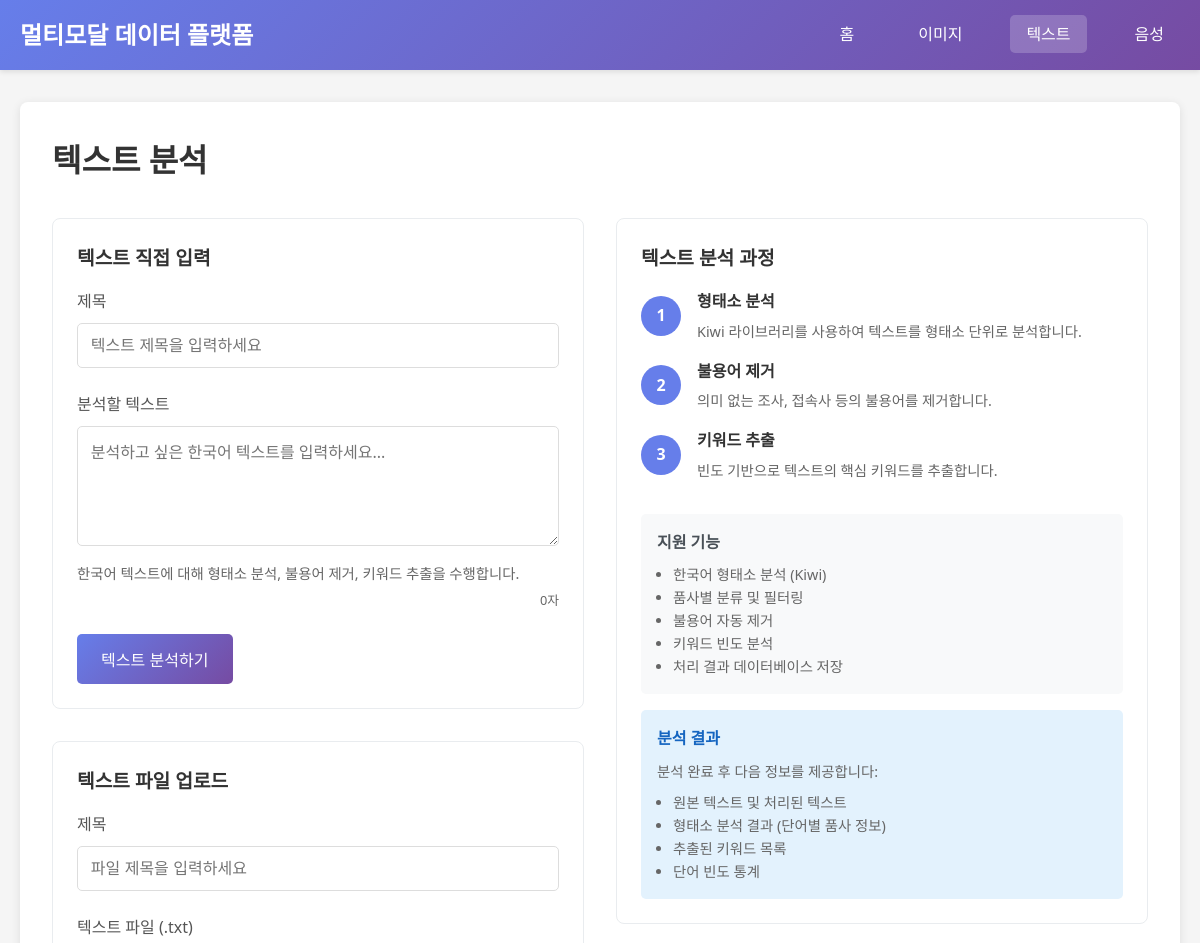
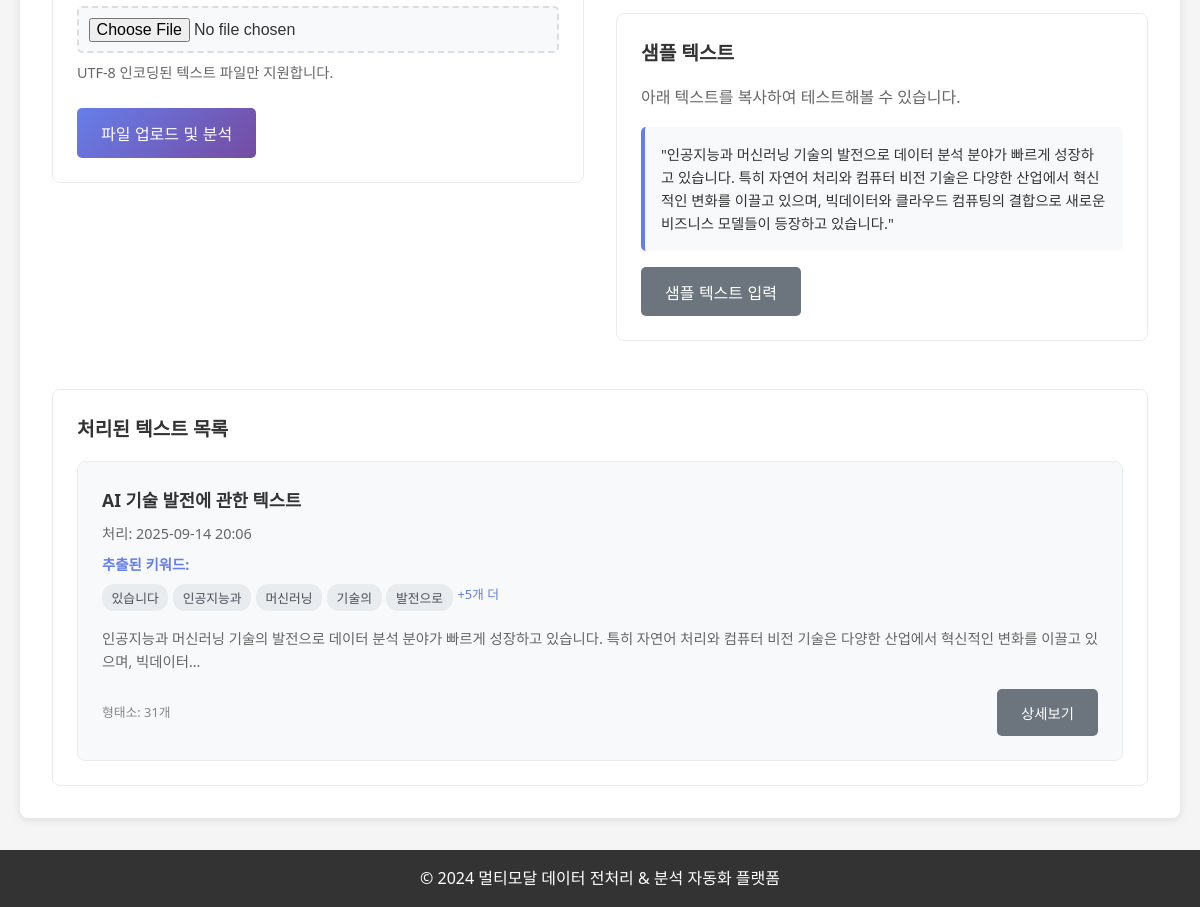
The page /text/ on the database its author committed (2 pictures, top to bottom).
### multimodal/models.py (models this page shows, shortened)
class TextData(models.Model):
    title = models.CharField(max_length=200, verbose_name="제목")
    original_text = models.TextField(verbose_name="원본 텍스트")
    processed_text = models.TextField(blank=True, verbose_name="처리된 텍스트")
    morphemes = models.JSONField(default=list, verbose_name="형태소 분석 결과")  # [{"word": str, "pos": str}, ...]
    keywords = models.JSONField(default=list, verbose_name="키워드 추출 결과")  # [str, ...]
    created_at = models.DateTimeField(auto_now_add=True)
    user = models.ForeignKey(User, on_delete=models.CASCADE, null=True, blank=True)
    class Meta:
        verbose_name = "텍스트 데이터"
        verbose_name_plural = "텍스트 데이터"

### multimodal/views.py (the view)
# urls.py: path('text/', views.text_tab, name='text_tab'),
def text_tab(request):
    texts = TextData.objects.order_by('-created_at')
    return render(request, 'multimodal/text_tab.html', {'texts': texts})

### multimodal/templates/multimodal/text_tab.html (shortened to what this page needs)
{% extends 'multimodal/base.html' %}
{% block content %}
<h1 style="margin-bottom: 2rem; color: #333;">텍스트 분석</h1>
<div class="grid grid-2" style="gap: 2rem;">
    <div>
        <div class="card" style="margin-bottom: 2rem;">
            <h2 class="card-title">텍스트 직접 입력</h2>
            <form method="post" action="{% url 'multimodal:text_process' %}">
                <div class="form-group">
                    <label for="title">제목</label>
                    <input type="text" id="title" name="title" placeholder="텍스트 제목을 입력하세요" required>
                </div>
                <div class="form-group">
                    <label for="text">분석할 텍스트</label>
                    <textarea id="text" name="text" placeholder="분석하고 싶은 한국어 텍스트를 입력하세요..." required></textarea>
                    <small style="color: #666; font-size: 0.9rem; margin-top: 0.5rem; display: block;">
                        한국어 텍스트에 대해 형태소 분석, 불용어 제거, 키워드 추출을 수행합니다.
                    </small>
                </div>
                <button type="submit" class="btn btn-primary">텍스트 분석하기</button>
            </form>
        </div>
        <div class="card">
            <h2 class="card-title">텍스트 파일 업로드</h2>
            <form method="post" action="{% url 'multimodal:text_upload' %}" enctype="multipart/form-data">
                <div class="form-group">
                    <label for="file_title">제목</label>
                    <input type="text" id="file_title" name="title" placeholder="파일 제목을 입력하세요" required>
                </div>
                <div class="form-group">
                    <label for="text_file">텍스트 파일 (.txt)</label>
                    <input type="file" id="text_file" name="text_file" accept=".txt" required>
                    <small style="color: #666; font-size: 0.9rem; margin-top: 0.5rem; display: block;">
                        UTF-8 인코딩된 텍스트 파일만 지원합니다.
                    </small>
                </div>
                <button type="submit" class="btn btn-primary">파일 업로드 및 분석</button>
            </form>
        </div>
    </div>
    <div>
        <div class="card">
            <h2 class="card-title">텍스트 분석 과정</h2>
            <div style="margin-bottom: 2rem;">
                <div style="display: flex; align-items: center; margin-bottom: 1rem;">
                    <div style="width: 40px; height: 40px; background: #667eea; color: white;
                                border-radius: 50%; display: flex; align-items: center;
                                justify-content: center; margin-right: 1rem; font-weight: bold;">1</div>
                    <div>
                        <h4 style="margin-bottom: 0.3rem;">형태소 분석</h4>
                        <p style="color: #666; font-size: 0.9rem;">Kiwi 라이브러리를 사용하여 텍스트를 형태소 단위로 분석합니다.</p>
                    </div>
                </div>
                <div style="display: flex; align-items: center; margin-bottom: 1rem;">
                    <div style="width: 40px; height: 40px; background: #667eea; color: white;
                                border-radius: 50%; display: flex; align-items: center;
                                justify-content: center; margin-right: 1rem; font-weight: bold;">2</div>
                    <div>
                        <h4 style="margin-bottom: 0.3rem;">불용어 제거</h4>
                        <p style="color: #666; font-size: 0.9rem;">의미 없는 조사, 접속사 등의 불용어를 제거합니다.</p>
                    </div>
                </div>
                <div style="display: flex; align-items: center; margin-bottom: 1rem;">
                    <div style="width: 40px; height: 40px; background: #667eea; color: white;
                                border-radius: 50%; display: flex; align-items: center;
                                justify-content: center; margin-right: 1rem; font-weight: bold;">3</div>
                    <div>
                        <h4 style="margin-bottom: 0.3rem;">키워드 추출</h4>
                        <p style="color: #666; font-size: 0.9rem;">빈도 기반으로 텍스트의 핵심 키워드를 추출합니다.</p>
                    </div>
                </div>
            </div>
            <div style="background: #f8f9fa; padding: 1rem; border-radius: 5px; margin-bottom: 1rem;">
                <h4 style="color: #495057; margin-bottom: 0.5rem;">지원 기능</h4>
                <ul style="margin-left: 1rem; color: #666; font-size: 0.9rem;">
                    <li>한국어 형태소 분석 (Kiwi)</li>
                    <li>품사별 분류 및 필터링</li>
                    <li>불용어 자동 제거</li>
                    <li>키워드 빈도 분석</li>
                    <li>처리 결과 데이터베이스 저장</li>
                </ul>
            </div>
            <div style="background: #e3f2fd; padding: 1rem; border-radius: 5px;">
                <h4 style="color: #1565c0; margin-bottom: 0.5rem;">분석 결과</h4>
                <p style="color: #666; font-size: 0.9rem; margin-bottom: 0.5rem;">분석 완료 후 다음 정보를 제공합니다:</p>
                <ul style="margin-left: 1rem; color: #666; font-size: 0.9rem;">
                    <li>원본 텍스트 및 처리된 텍스트</li>
                    <li>형태소 분석 결과 (단어별 품사 정보)</li>
                    <li>추출된 키워드 목록</li>
                    <li>단어 빈도 통계</li>
                </ul>
            </div>
        </div>
        <div class="card" style="margin-top: 2rem;">
            <h3 class="card-title">샘플 텍스트</h3>
            <p style="color: #666; margin-bottom: 1rem;">아래 텍스트를 복사하여 테스트해볼 수 있습니다.</p>
            <div style="background: #f8f9fa; padding: 1rem; border-radius: 5px; margin-bottom: 1rem;
                        border-left: 4px solid #667eea;">
                <p style="font-size: 0.9rem; line-height: 1.6; margin: 0;">
                    "인공지능과 머신러닝 기술의 발전으로 데이터 분석 분야가 빠르게 성장하고 있습니다.
                    특히 자연어 처리와 컴퓨터 비전 기술은 다양한 산업에서 혁신적인 변화를 이끌고 있으며,
                    빅데이터와 클라우드 컴퓨팅의 결합으로 새로운 비즈니스 모델들이 등장하고 있습니다."
                </p>
            </div>
            <button onclick="insertSampleText()" class="btn btn-secondary">샘플 텍스트 입력</button>
        </div>
    </div>
</div>
<div class="card" style="margin-top: 3rem;">
    <h2 class="card-title">처리된 텍스트 목록</h2>
    {% if texts %}
        <div class="grid">
            {% for text in texts|slice:":6" %}
                <div class="card" style="background: #f8f9fa;">
                    <h3 style="font-size: 1.1rem; margin-bottom: 0.5rem; color: #333;">{{ text.title }}</h3>
                    <p style="color: #666; font-size: 0.9rem; margin-bottom: 0.5rem;">
                        처리: {{ text.created_at|date:"Y-m-d H:i" }}
                    </p>
                    <div style="margin-bottom: 1rem;">
                        <h4 style="font-size: 0.9rem; color: #667eea; margin-bottom: 0.5rem;">추출된 키워드:</h4>
                        <div style="display: flex; flex-wrap: wrap; gap: 0.3rem;">
                            {% for keyword in text.keywords|slice:":5" %}
                                <span style="background: #e9ecef; padding: 0.2rem 0.6rem;
                                             border-radius: 12px; font-size: 0.8rem; color: #495057;">
                                    {{ keyword }}
                                </span>
                            {% endfor %}
                            {% if text.keywords|length > 5 %}
                                <span style="color: #667eea; font-size: 0.8rem;">+{{ text.keywords|length|add:"-5" }}개 더</span>
                            {% endif %}
                        </div>
                    </div>
                    <div style="color: #666; font-size: 0.9rem; margin-bottom: 1rem;">
                        <p style="display: -webkit-box; -webkit-line-clamp: 2; -webkit-box-orient: vertical;
                                  overflow: hidden; margin: 0;">
                            {{ text.original_text|truncatechars:100 }}
                        </p>
                    </div>
                    <div style="display: flex; justify-content: space-between; align-items: center;">
                        <span style="color: #888; font-size: 0.8rem;">
                            형태소: {{ text.morphemes|length }}개
                        </span>
                        <button onclick="showTextDetail({{ text.id }})" class="btn btn-secondary" style="font-size: 0.9rem;">
                            상세보기
                        </button>
                    </div>
                </div>
            {% endfor %}
        </div>
    {% else %}
        <div style="text-align: center; padding: 3rem 0; color: #666;">
            <div style="font-size: 4rem; margin-bottom: 1rem;">📝</div>
            <h3 style="margin-bottom: 1rem;">처리된 텍스트가 없습니다</h3>
            <p>위의 입력 폼을 사용하여 첫 번째 텍스트를 분석해보세요.</p>
        </div>
    {% endif %}
</div>
{% endblock %}

### multimodal/templates/multimodal/base.html (style rules this page uses)
* { margin: 0; padding: 0; box-sizing: border-box; }
body { font-family: 'Segoe UI', Tahoma, Geneva, Verdana, sans-serif; line-height: 1.6; color: #333; background-color: #f5f5f5; }
.form-group { margin-bottom: 1.5rem; }
label { display: block; margin-bottom: 0.5rem; font-weight: 500; color: #555; }
input[type="text"], input[type="file"], textarea { width: 100%; padding: 0.8rem; border: 1px solid #ddd; border-radius: 5px; font-size: 1rem; transition: border-color 0.3s; }
textarea { resize: vertical; min-height: 120px; }
.btn { padding: 0.8rem 1.5rem; border: none; border-radius: 5px; cursor: pointer; font-size: 1rem; text-decoration: none; display: inline-block; text-align: center; transition: all 0.3s; }
.btn-primary { background: linear-gradient(135deg, #667eea 0%, #764ba2 100%); color: white; }
.btn-secondary { background: #6c757d; color: white; }
.grid { display: grid; gap: 1.5rem; }
.grid-2 { grid-template-columns: repeat(auto-fit, minmax(300px, 1fr)); }
.card { background: white; border: 1px solid #e9ecef; border-radius: 8px; padding: 1.5rem; transition: transform 0.3s, box-shadow 0.3s; }
.card-title { font-size: 1.2rem; margin-bottom: 1rem; color: #333; }

### multimodal/templates/multimodal/text_tab.html (style rules this page uses)
textarea { font-family: 'Segoe UI', Tahoma, Geneva, Verdana, sans-serif; line-height: 1.5; }
input[type="file"] { padding: 0.6rem; border: 2px dashed #ddd; background: #f8f9fa; border-radius: 5px; }

### rows shown on the page
TextData: title "AI 기술 발전에 관한 텍스트", created_at "2025-09-14 20:06", keywords "있습니다" "인공지능과" "머신러닝" "기술의" "발전으로", keywords|length "5", original_text "인공지능과 머신러닝 기술의 발전으로 데이터 분석 분야가 빠르게 성장하고 있습니다. 특히 자연어 처리와 컴퓨터 비전 기술은 다양한 산업에서 혁신적인 변화를 이끌고 있으며, 빅데이터…", morphemes|length "31"
